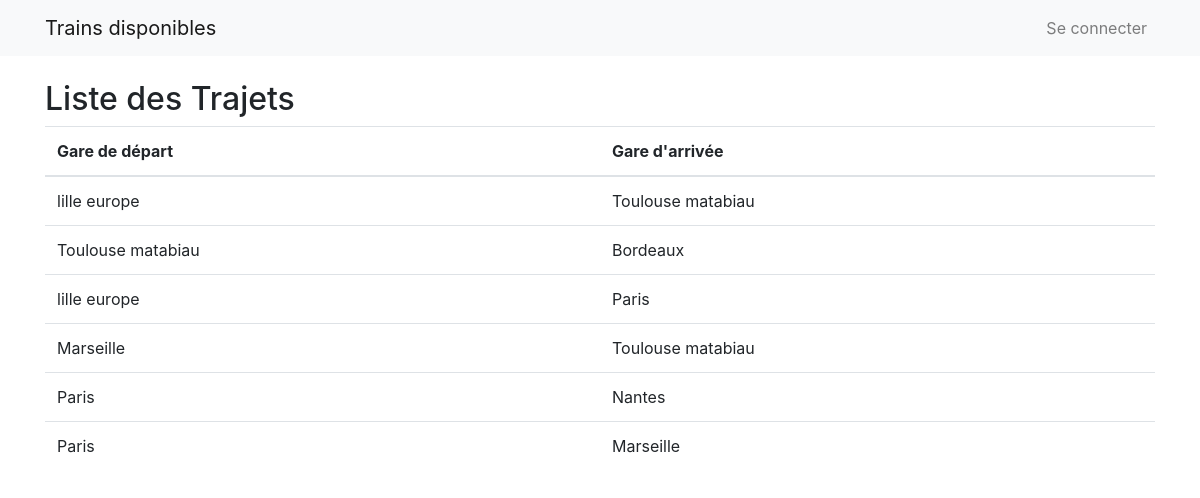
Screenshot of /trajets/trajets/ with the database file from the repository.
### trajets/models.py (models this page shows, shortened)
class Trajet(models.Model):
    gare_depart = models.ForeignKey(Gare, on_delete=models.CASCADE, related_name='trajets_depart')
    gare_arrivee = models.ForeignKey(Gare, on_delete=models.CASCADE, related_name='trajets_arrivee')

class Gare(models.Model):
    nom = models.CharField(max_length=100)
    def __str__(self):
        return f"{self.nom}"

### trajets/views.py (the view)
# urls.py: path("trajets/", include("trajets.urls")),
def trajets(request):
    trajets_disponibles = Trajet.objects.all()
    return render(request, 'reservations/trajets.html', {'trajets': trajets_disponibles})

### trajets/templates/reservations/trajets.html (shortened to what this page needs)
<!DOCTYPE html>
<html lang="fr">
<head>
    <link href="https://stackpath.bootstrapcdn.com/bootstrap/4.5.2/css/bootstrap.min.css" rel="stylesheet">
</head>
<body>
    <nav class="navbar navbar-expand-lg navbar-light bg-light">
        <div class="container">
            <a class="navbar-brand" href="#">Trains disponibles</a>
            <div class="collapse navbar-collapse" id="navbarNav">
                <ul class="navbar-nav ml-auto">
                    {% if user.is_authenticated %}
                    <li class="nav-item">
                        <a class="nav-link" href="{% url 'trajets:reservations' %}">Mes Réservations</a>
                    </li>
                    <li class="nav-item">
                        <a class="nav-link" href="{% url 'trajets:logout' %}">Se déconnecter</a>
                    </li>
                    {% else %}
                    <li class="nav-item">
                        <a class="nav-link" href="{% url 'trajets:login' %}">Se connecter</a>
                    </li>
                    {% endif %}
                </ul>
            </div>
        </div>
    </nav>
    <div class="container mt-4">
        <div class="row">
            <div class="col">
                <h2>Liste des Trajets</h2>
                <table class="table">
                    <thead>
                        <tr>
                            <th>Gare de départ</th>
                            <th>Gare d'arrivée</th>
                        </tr>
                    </thead>
                    <tbody>
                        {% for trajet in trajets %}
                        <tr>
                            <td>{{ trajet.gare_depart }}</td>
                            <td>{{ trajet.gare_arrivee }}</td>
                        </tr>
                        {% endfor %}
                    </tbody>
                </table>
            </div>
        </div>
    </div>
</body>
</html>

### rows the page displays
Trajet: gare_depart "lille europe", gare_arrivee "Toulouse matabiau"
Trajet: gare_depart "Toulouse matabiau", gare_arrivee "Bordeaux"
Trajet: gare_depart "lille europe", gare_arrivee "Paris"
Trajet: gare_depart "Marseille", gare_arrivee "Toulouse matabiau"
Trajet: gare_depart "Paris", gare_arrivee "Nantes"
Trajet: gare_depart "Paris", gare_arrivee "Marseille"
